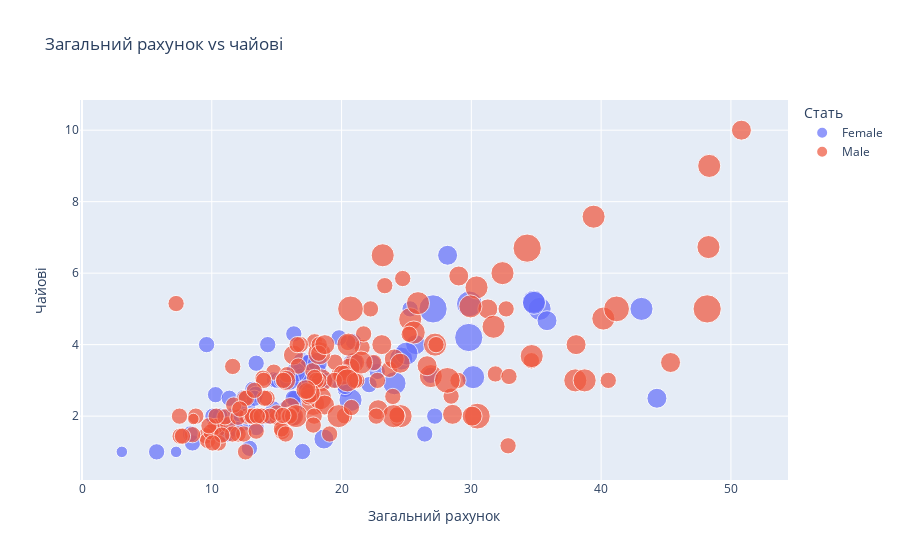

The code cell stored with this chart in its notebook:
### Markdown cell above
---

**5. Інтерактивна діаграма розсіювання**

Створіть з допомогою бібліотек Plotly інтерактивний scatter plot для `total_bill` vs `tip` з кольором за статтю (`sex`).

### Code cell
import plotly.express as px
fig = px.scatter(df, x='total_bill', y='tip', color='sex',
                 size='size',
                 hover_data=['day', 'time'],
                 title='Загальний рахунок vs чайові',
                 labels={
                     'total_bill': 'Загальний рахунок',
                     'tip': 'Чайові',
                     'sex': 'Стать',
                     'day': 'День тижня',
                     'time': 'Обід чи вечеря',
                     'size': 'Кількість відвідувачів'})
fig.show()

### Figure 1 — Plotly figure (JSON) as saved in the notebook; plotly's stock layout.template omitted (floating-point values rounded to 4 significant figures; data arrays with more than 128 entries replaced by an {"elided": "..."} marker saying what was removed)
{"data": [{"customdata": {"elided": "87x2 str values"}, "hovertemplate": "Стать=Female<br>Загальний рахунок=%{x}<br>Чайові=%{y}<br>Кількість відвідувачів=%{marker.size}<br>День тижня=%{customdata[0]}<br>Обід чи вечеря=%{customdata[1]}<extra></extra>", "legendgroup": "Female", "marker": {"color": "#636efa", "size": [2, 4, 4, 2, 3, 3, 2, 2, 2, 2, 4, 3, 2, 4, 2, 2, 1, 3, 2, 2, 2, 1, 4, 2, 2, 2, 2, 2, 3, 2, 2, 2, 1, 3, 2, 2, 2, 4, 2, 2, 6, 2, 2, 2, 2, 2, 2, 2, 2, 2, 2, 2, 6, 2, 2, 3, 2, 5, 4, 2, 3, 2, 2, 2, 2, 3, 3, 2, 4, 2, 2, 2, 2, 3, 2, 2, 3, 2, 4, 2, 3, 2, 2, 2, 3, 2, 2], "sizemode": "area", "sizeref": 0.015, "symbol": "circle"}, "mode": "markers", "name": "Female", "orientation": "v", "showlegend": true, "type": "scatter", "x": [16.99, 24.59, 35.26, 14.83, 10.33, 16.97, 20.29, 15.77, 19.65, 15.06, 20.69, 16.93, 10.29, 34.81, 26.41, 16.45, 3.07, 17.07, 26.86, 25.28, 14.73, 10.07, 34.83, 5.75, 16.32, 22.75, 11.35, 15.38, 44.3, 22.42, 20.92, 14.31, 7.25, 25.71, 17.31, 10.65, 12.43, 24.08, 13.42, 12.48, 29.8, 14.52, 11.38, 20.27, 11.17, 12.26, 18.26, 8.51, 10.33, 14.15, 13.16, 17.47, 27.05, 16.43, 8.35, 18.64, 11.87, 29.85, 25.0, 13.39, 16.21, 17.51, 10.59, 10.63, 9.6, 20.9, 18.15, 19.81, 43.11, 13.0, 12.74, 13.0, 16.4, 16.47, 12.76, 13.27, 28.17, 12.9, 30.14, 13.42, 15.98, 16.27, 10.09, 22.12, 35.83, 27.18, 18.78], "xaxis": "x", "y": [1.01, 3.61, 5.0, 3.02, 1.67, 3.5, 2.75, 2.23, 3.0, 3.0, 2.45, 3.07, 2.6, 5.2, 1.5, 2.47, 1.0, 3.0, 3.14, 5.0, 2.2, 1.83, 5.17, 1.0, 4.3, 3.25, 2.5, 3.0, 2.5, 3.48, 4.08, 4.0, 1.0, 4.0, 3.5, 1.5, 1.8, 2.92, 1.68, 2.52, 4.2, 2.0, 2.0, 2.83, 1.5, 2.0, 3.25, 1.25, 2.0, 2.0, 2.75, 3.5, 5.0, 2.3, 1.5, 1.36, 1.63, 5.14, 3.75, 2.61, 2.0, 3.0, 1.61, 2.0, 4.0, 3.5, 3.5, 4.19, 5.0, 2.0, 2.01, 2.0, 2.5, 3.23, 2.23, 2.5, 6.5, 1.1, 3.09, 3.48, 3.0, 2.5, 2.0, 2.88, 4.67, 2.0, 3.0], "yaxis": "y"}, {"customdata": {"elided": "157x2 str values"}, "hovertemplate": "Стать=Male<br>Загальний рахунок=%{x}<br>Чайові=%{y}<br>Кількість відвідувачів=%{marker.size}<br>День тижня=%{customdata[0]}<br>Обід чи вечеря=%{customdata[1]}<extra></extra>", "legendgroup": "Male", "marker": {"color": "#EF553B", "size": {"elided": "157 int values"}, "sizemode": "area", "sizeref": 0.015, "symbol": "circle"}, "mode": "markers", "name": "Male", "orientation": "v", "showlegend": true, "type": "scatter", "x": {"elided": "157 float values"}, "xaxis": "x", "y": {"elided": "157 float values"}, "yaxis": "y"}], "layout": {"legend": {"itemsizing": "constant", "title": {"text": "Стать"}, "tracegroupgap": 0}, "title": {"text": "Загальний рахунок vs чайові"}, "xaxis": {"anchor": "y", "domain": [0, 1], "title": {"text": "Загальний рахунок"}}, "yaxis": {"anchor": "x", "domain": [0, 1], "title": {"text": "Чайові"}}}}
